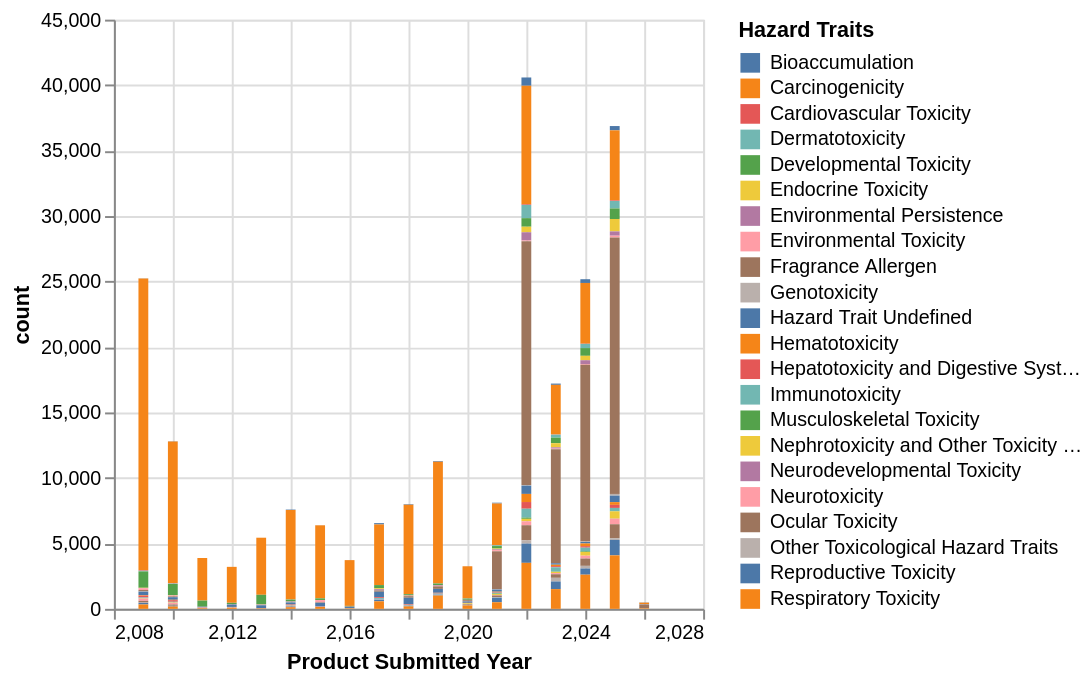

Notebook code for this chart:
### Code cell
alt.Chart(hazard_year).mark_bar().encode(
    x = "Product Submitted Year",
    y = "count",
    color = "Hazard Traits:N"
)

### Figure 1 — Vega-Lite specification as saved in the notebook (floating-point values rounded to 4 significant figures; data arrays with more than 128 entries replaced by an {"elided": "..."} marker saying what was removed)
{"config": {"view": {"continuousWidth": 300, "continuousHeight": 300}}, "data": {"name": "data-cca15e3bbab34fbd00640a34108a7861"}, "mark": {"type": "bar"}, "encoding": {"color": {"field": "Hazard Traits", "type": "nominal"}, "x": {"field": "Product Submitted Year", "type": "quantitative"}, "y": {"field": "count", "type": "quantitative"}}, "$schema": "https://vega.github.io/schema/vega-lite/v6.1.0.json", "datasets": {"data-cca15e3bbab34fbd00640a34108a7861": {"elided": "346 records"}}}
